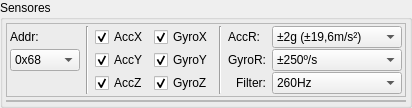
        <widget class="QGroupBox" name="groupBox_2">
         <property name="sizePolicy">
          <sizepolicy hsizetype="Expanding" vsizetype="Preferred">
           <horstretch>0</horstretch>
           <verstretch>0</verstretch>
          </sizepolicy>
         </property>
         <property name="title">
          <string>Sensores</string>
         </property>
         <layout class="QVBoxLayout" name="verticalLayout_3">
          <property name="spacing">
           <number>3</number>
          </property>
          <property name="leftMargin">
           <number>3</number>
          </property>
          <property name="topMargin">
           <number>3</number>
          </property>
          <property name="rightMargin">
           <number>3</number>
          </property>
          <property name="bottomMargin">
           <number>3</number>
          </property>
          <item>
           <widget class="QFrame" name="frame_6">
            <property name="sizePolicy">
             <sizepolicy hsizetype="Expanding" vsizetype="Fixed">
              <horstretch>0</horstretch>
              <verstretch>0</verstretch>
             </sizepolicy>
            </property>
            <property name="frameShape">
             <enum>QFrame::StyledPanel</enum>
            </property>
            <property name="frameShadow">
             <enum>QFrame::Raised</enum>
            </property>
            <layout class="QGridLayout" name="gridLayout">
             <property name="leftMargin">
              <number>3</number>
             </property>
             <property name="topMargin">
              <number>2</number>
             </property>
             <property name="rightMargin">
              <number>3</number>
             </property>
             <property name="bottomMargin">
              <number>2</number>
             </property>
             <property name="horizontalSpacing">
              <number>6</number>
             </property>
             <property name="verticalSpacing">
              <number>1</number>
             </property>
             <item row="1" column="3">
              <widget class="QCheckBox" name="checkAccX">
               <property name="sizePolicy">
                <sizepolicy hsizetype="Fixed" vsizetype="Fixed">
                 <horstretch>0</horstretch>
                 <verstretch>0</verstretch>
                </sizepolicy>
               </property>
               <property name="text">
                <string>AccX</string>
               </property>
               <property name="checked">
                <bool>true</bool>
               </property>
              </widget>
             </item>
             <item row="1" column="4">
              <widget class="QCheckBox" name="checkGyroX">
               <property name="sizePolicy">
                <sizepolicy hsizetype="Fixed" vsizetype="Fixed">
                 <horstretch>0</horstretch>
                 <verstretch>0</verstretch>
                </sizepolicy>
               </property>
               <property name="text">
                <string>GyroX</string>
               </property>
               <property name="checked">
                <bool>true</bool>
               </property>
              </widget>
             </item>
             <item row="3" column="4">
              <widget class="QCheckBox" name="checkGyroZ">
               <property name="sizePolicy">
                <sizepolicy hsizetype="Fixed" vsizetype="Fixed">
                 <horstretch>0</horstretch>
                 <verstretch>0</verstretch>
                </sizepolicy>
               </property>
               <property name="text">
                <string>GyroZ</string>
               </property>
               <property name="checked">
                <bool>true</bool>
               </property>
              </widget>
             </item>
             <item row="2" column="3">
              <widget class="QCheckBox" name="checkAccY">
               <property name="sizePolicy">
                <sizepolicy hsizetype="Fixed" vsizetype="Fixed">
                 <horstretch>0</horstretch>
                 <verstretch>0</verstretch>
                </sizepolicy>
               </property>
               <property name="text">
                <string>AccY</string>
               </property>
               <property name="checked">
                <bool>true</bool>
               </property>
              </widget>
             </item>
             <item row="2" column="4">
              <widget class="QCheckBox" name="checkGyroY">
               <property name="sizePolicy">
                <sizepolicy hsizetype="Fixed" vsizetype="Fixed">
                 <horstretch>0</horstretch>
                 <verstretch>0</verstretch>
                </sizepolicy>
               </property>
               <property name="text">
                <string>GyroY</string>
               </property>
               <property name="checked">
                <bool>true</bool>
               </property>
              </widget>
             </item>
             <item row="3" column="3">
              <widget class="QCheckBox" name="checkAccZ">
               <property name="sizePolicy">
                <sizepolicy hsizetype="Fixed" vsizetype="Fixed">
                 <horstretch>0</horstretch>
                 <verstretch>0</verstretch>
                </sizepolicy>
               </property>
               <property name="text">
                <string>AccZ</string>
               </property>
               <property name="checked">
                <bool>true</bool>
               </property>
              </widget>
             </item>
             <item row="1" column="6">
              <widget class="QLabel" name="label_13">
               <property name="sizePolicy">
                <sizepolicy hsizetype="Fixed" vsizetype="Preferred">
                 <horstretch>0</horstretch>
                 <verstretch>0</verstretch>
                </sizepolicy>
               </property>
               <property name="text">
                <string>AccR:</string>
               </property>
               <property name="alignment">
                <set>Qt::AlignRight|Qt::AlignTrailing|Qt::AlignVCenter</set>
               </property>
              </widget>
             </item>
             <item row="2" column="7">
              <widget class="QComboBox" name="comboGyroRange">
               <item>
                <property name="text">
                 <string>±250º/s</string>
                </property>
               </item>
               <item>
                <property name="text">
                 <string>±500º/s</string>
                </property>
               </item>
               <item>
                <property name="text">
                 <string>±1000º/s</string>
                </property>
               </item>
               <item>
                <property name="text">
                 <string>±2000º/s</string>
                </property>
               </item>
              </widget>
             </item>
             <item row="1" column="7">
              <widget class="QComboBox" name="comboAccRange">
               <item>
                <property name="text">
                 <string>±2g (±19,6m/s²)</string>
                </property>
               </item>
               <item>
                <property name="text">
                 <string>±4g (±39,2m/s²)</string>
                </property>
               </item>
               <item>
                <property name="text">
                 <string>±8g (±78,4m/s²)</string>
                </property>
               </item>
               <item>
                <property name="text">
                 <string>±16g (±156,9m/s²)</string>
                </property>
               </item>
              </widget>
             </item>
             <item row="3" column="7">
              <widget class="QComboBox" name="comboFilter">
               <item>
                <property name="text">
                 <string>260Hz</string>
                </property>
               </item>
               <item>
                <property name="text">
                 <string>184Hz</string>
                </property>
               </item>
               <item>
                <property name="text">
                 <string>94Hz</string>
                </property>
               </item>
               <item>
                <property name="text">
                 <string>44Hz</string>
                </property>
               </item>
               <item>
                <property name="text">
                 <string>21Hz</string>
                </property>
               </item>
               <item>
                <property name="text">
                 <string>10Hz</string>
                </property>
               </item>
               <item>
                <property name="text">
                 <string>6Hz</string>
                </property>
               </item>
              </widget>
             </item>
             <item row="3" column="6">
              <widget class="QLabel" name="label_15">
               <property name="text">
                <string>Filter:</string>
               </property>
               <property name="alignment">
                <set>Qt::AlignRight|Qt::AlignTrailing|Qt::AlignVCenter</set>
               </property>
              </widget>
             </item>
             <item row="2" column="6">
              <widget class="QLabel" name="label_14">
               <property name="text">
                <string>GyroR:</string>
               </property>
               <property name="alignment">
                <set>Qt::AlignRight|Qt::AlignTrailing|Qt::AlignVCenter</set>
               </property>
              </widget>
             </item>
             <item row="1" column="5" rowspan="3">
              <widget class="Line" name="line">
               <property name="orientation">
                <enum>Qt::Vertical</enum>
               </property>
              </widget>
             </item>
             <item row="1" column="0">
              <widget class="QLabel" name="label">
               <property name="sizePolicy">
                <sizepolicy hsizetype="Fixed" vsizetype="Preferred">
                 <horstretch>0</horstretch>
                 <verstretch>0</verstretch>
                </sizepolicy>
               </property>
               <property name="text">
                <string>Addr:</string>
               </property>
              </widget>
             </item>
             <item row="1" column="1" rowspan="3">
              <widget class="Line" name="line_2">
               <property name="orientation">
                <enum>Qt::Vertical</enum>
               </property>
              </widget>
             </item>
             <item row="2" column="0">
              <widget class="QComboBox" name="comboAddress">
               <property name="sizePolicy">
                <sizepolicy hsizetype="Preferred" vsizetype="Fixed">
                 <horstretch>0</horstretch>
                 <verstretch>0</verstretch>
                </sizepolicy>
               </property>
               <property name="minimumSize">
                <size>
                 <width>70</width>
                 <height>0</height>
                </size>
               </property>
               <property name="baseSize">
                <size>
                 <width>30</width>
                 <height>0</height>
                </size>
               </property>
               <item>
                <property name="text">
                 <string>0x68</string>
                </property>
               </item>
               <item>
                <property name="text">
                 <string>0x69</string>
                </property>
               </item>
              </widget>
             </item>
            </layout>
           </widget>
          </item>
          <item>
           <widget class="QFrame" name="plotFrameOut">
            <property name="sizePolicy">
             <sizepolicy hsizetype="Preferred" vsizetype="Preferred">
              <horstretch>0</horstretch>
              <verstretch>0</verstretch>
             </sizepolicy>
            </property>
            <property name="frameShape">
             <enum>QFrame::StyledPanel</enum>
            </property>
            <property name="frameShadow">
             <enum>QFrame::Raised</enum>
            </property>
            <layout class="QVBoxLayout" name="plotOutLayout">
             <property name="spacing">
              <number>3</number>
             </property>
             <property name="sizeConstraint">
              <enum>QLayout::SetDefaultConstraint</enum>
             </property>
             <property name="leftMargin">
              <number>0</number>
             </property>
             <property name="topMargin">
              <number>0</number>
             </property>
             <property name="rightMargin">
              <number>0</number>
             </property>
             <property name="bottomMargin">
              <number>0</number>
             </property>
            </layout>
           </widget>
          </item>
         </layout>
        </widget>
